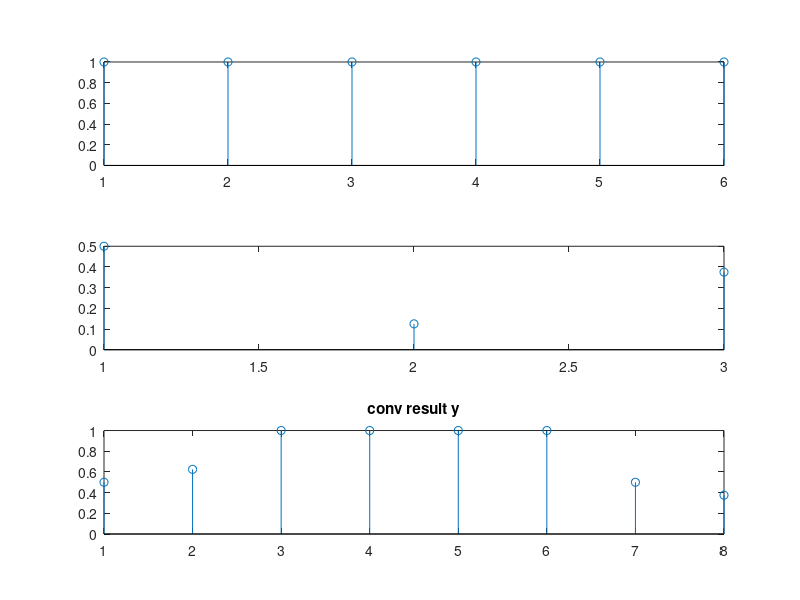

Reproduce this figure in MATLAB.
% fir_1.m

x=ones(1,6)
b=[1/2,1/8,3/8]
y=conv(x,b);

subplot(3,1,1);
stem(x);
subplot(3,1,2);
stem(b);
subplot(3,1,3);
stem(y);
title('conv result y');
